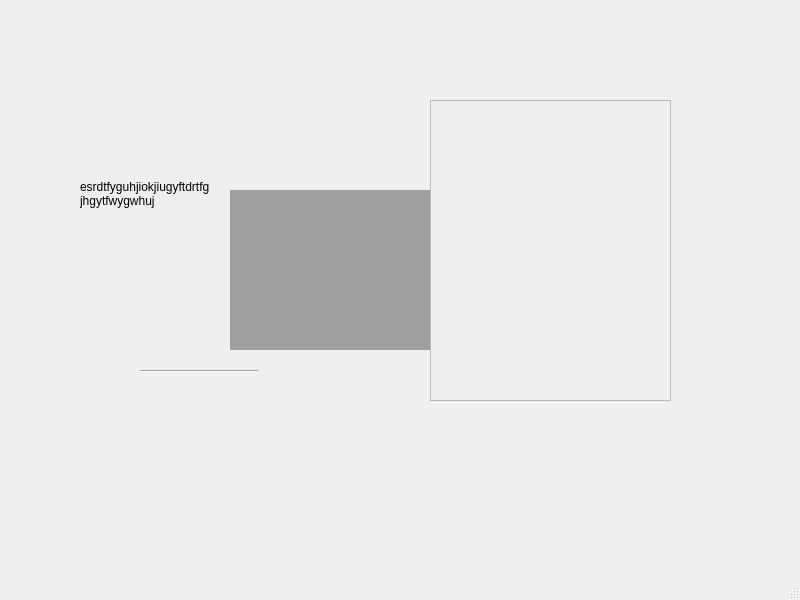
<?xml version="1.0" encoding="UTF-8"?>
<ui version="4.0">
 <class>MainWindow</class>
 <widget class="QMainWindow" name="MainWindow">
  <property name="geometry">
   <rect>
    <x>0</x>
    <y>0</y>
    <width>800</width>
    <height>600</height>
   </rect>
  </property>
  <property name="windowTitle">
   <string>MainWindow</string>
  </property>
  <widget class="QWidget" name="centralwidget">
   <widget class="QMdiArea" name="mdiArea">
    <property name="geometry">
     <rect>
      <x>230</x>
      <y>190</y>
      <width>200</width>
      <height>160</height>
     </rect>
    </property>
   </widget>
   <widget class="QLabel" name="label">
    <property name="geometry">
     <rect>
      <x>80</x>
      <y>180</y>
      <width>161</width>
      <height>81</height>
     </rect>
    </property>
    <property name="text">
     <string>esrdtfyguhjiokjiugyftdrtfg &lt;br&gt;jhgytfwygwhuj</string>
    </property>
    <property name="alignment">
     <set>Qt::AlignLeading|Qt::AlignLeft|Qt::AlignTop</set>
    </property>
   </widget>
   <widget class="Line" name="line">
    <property name="geometry">
     <rect>
      <x>140</x>
      <y>370</y>
      <width>118</width>
      <height>3</height>
     </rect>
    </property>
    <property name="orientation">
     <enum>Qt::Horizontal</enum>
    </property>
   </widget>
   <widget class="QScrollArea" name="scrollArea">
    <property name="geometry">
     <rect>
      <x>430</x>
      <y>100</y>
      <width>241</width>
      <height>301</height>
     </rect>
    </property>
    <property name="frameShadow">
     <enum>QFrame::Plain</enum>
    </property>
    <property name="widgetResizable">
     <bool>true</bool>
    </property>
    <widget class="QWidget" name="scrollAreaWidgetContents">
     <property name="geometry">
      <rect>
       <x>0</x>
       <y>0</y>
       <width>239</width>
       <height>299</height>
      </rect>
     </property>
    </widget>
   </widget>
  </widget>
  <widget class="QMenuBar" name="menubar">
   <property name="geometry">
    <rect>
     <x>0</x>
     <y>0</y>
     <width>800</width>
     <height>26</height>
    </rect>
   </property>
  </widget>
  <widget class="QStatusBar" name="statusbar"/>
 </widget>
 <resources/>
 <connections/>
</ui>
